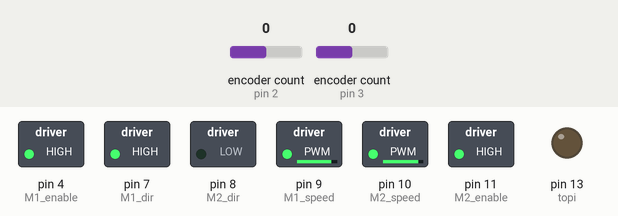
Simulated run of this sketch. Board: Arduino Uno, built with avr-gcc and run on an emulated ATmega328P. Parts: switched loads named in the sketch (green lamp = pin HIGH), output pins drawn as LEDs (lit = HIGH). The inputs (shaded band) are chosen by the test bench; at power-on: encoder count (sensors on pin 2, pin 3) 0. What the sketch prints to the serial monitor is not drawn.

Above: at 0.1 s.
Timing chart, 0 to 1.6 s (numbered marks = the images above):
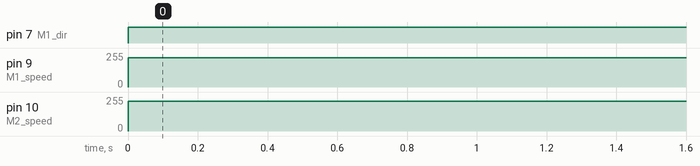

Measured:
- by itself, pin 7 (M1_dir): LOW → HIGH at 0.00 s
- by itself, pin 9 (M1_speed): 0/255 → 218/255 at 0.00 s
- by itself, pin 10 (M2_speed): 0/255 → 225/255 at 0.00 s

The sketch:

target_d_a.ino
```cpp
//included libraries
#include <Encoder.h>
#include <Wire.h>
//given angle and distance targets
double target_d = 120 * 0.9;
double target_a = 180;

//current angle and position
double current_dtot = 0;
double current_a = 0;

//variables for distance controller
double kp = 1.2;
double ki = 0;
double kp1 = 0;
double kp2 = 0;
double u = 0;
double u1 = 0;
double u2 = 0;
double e = 0;

//variables for angle controller
double kpa = 0.1;
double kia = 0;
double ua = 0;
double offset = 0;
double ts = 0;
double tc = 0;
double e_a = 0;

//variables for motor 1 power and encoder
const double mFudge = 0.97;
const int maxPWM = 225;
const int input_A1 = 3;
const int input_B1 = 6;
const int M1_dir = 7;
const int M1_speed = 9;
const int M1_enable = 4;
const int M1_count = 0;
int M1_zero = 0;
double current_d1 = 0;
Encoder wheel1(input_A1, input_B1);

//variables for motor 1 control
int dir1 = 0;
int pwm1 = 0;
double i = 0;
int pwmoffset = 0;

//variables for motor 2 power and encoder
const int input_A2 = 2;
const int input_B2 = 5;
const int M2_dir = 8;
const int M2_speed = 10;
const int M2_enable = 11;
const int M2_count = 0;
int M2_zero = 0;
double current_d2 = 0;
Encoder wheel2(input_A2, input_B2);

//variables for motor 2 control
int pwm2 = 0;
int dir2 = 0;

//pin assignments for camera and pi
const int camera = 12;
const int topi = 13;

//variables for calculations
double fullroto = 3200;
double r = 2.87;
int prevCount1 = 0;
int currentCount1 = 0;
int prevCount2 = 0;
int currentCount2 = 0;
const double d_between = 13.3;  //13.3< x<13.6
bool ang = false;

void setup() {
  //configuring pins for motors and encoders
  pinMode(M1_speed, OUTPUT);
  pinMode(M1_dir, OUTPUT);
  pinMode(M1_enable, OUTPUT);
  digitalWrite(M1_enable, HIGH);

  pinMode(M2_speed, OUTPUT);
  pinMode(M2_dir, OUTPUT);
  pinMode(M2_enable, OUTPUT);
  digitalWrite(M2_enable, HIGH);

  //configuring pins to communicate to camera and pi
  pinMode(topi, OUTPUT);
  pinMode(camera, INPUT);

  //zero values at start
  current_dtot = 0;
  current_a = 0;
  M1_zero = wheel1.read();
  M2_zero = wheel2.read();

  Serial.begin(31250);
}

void loop() {
  if (!ang) {
    currentCount1 = wheel1.read() * -1;
    currentCount2 = wheel2.read();
    current_d1 = 2 * PI * r * (currentCount1 - M1_zero) * (1 / fullroto);
    current_d2 = 2 * PI * r * (currentCount2 - M2_zero) * (1 / fullroto);
    current_a = ((current_d1 - current_d2) / d_between) * (180 / PI);
    e_a = target_a - current_a;
    e = target_d;
    offset = kpa * e_a;

    if (offset > 0) {
      dir1 = 1;
      dir2 = 0;
    } else {
      dir1 = 0;
      dir2 = 1;
    }

    pwmoffset = abs((offset / 8) * 255);
    if (pwmoffset < 50) pwmoffset = 50;
    pwm1 = round((pwmoffset / 2) * mFudge);
    pwm2 = pwmoffset / 2;
    if (pwm1 > maxPWM*mFudge) {
      pwm1 = round(maxPWM*mFudge);
    }
    if (pwm2 > maxPWM) {
      pwm2 = maxPWM;
    }
    if (abs(e_a) <= 0.1) {
      delay(500);
      ang = true;
      M1_zero = wheel1.read() * -1;
      M2_zero = wheel2.read();
      pwm1 = 0;
      pwm2 = 0;
      current_d1 = 0;
      current_d2 = 0;
    }
  }

  if (ang) {
    currentCount1 = wheel1.read() * -1;
    currentCount2 = wheel2.read();
    current_d1 = 2 * PI * r * (currentCount1 - M1_zero) * (1 / fullroto);
    current_d2 = 2 * PI * r * (currentCount2 - M2_zero) * (1 / fullroto);
    Serial.print(current_d1);
    Serial.print('\t');
    Serial.print(current_d2);
    Serial.print('\t');
    current_dtot = (current_d1 + current_d2) / 2;
    e = target_d - current_dtot;

    //using controller values to get voltage output
    // i = i + ts * e;
    u = kp * e;

    //determine if u value means forwards or backwards
    if (u < 0) {
      dir1 = 0;
    } else {
      dir1 = 1;
    }
    dir2 = dir1;

    //limit pwm to max 255             ISSUES WITH INDIVDUAL PWMS


    //redo with individual controllers
    pwm2 = abs(((u / 8) * 255));
    pwm1 = round(pwm2  * mFudge);
    if (pwm1 > maxPWM) {
      pwm1 = round(maxPWM*mFudge);
    }
    if (pwm2 > maxPWM) {
      pwm2 = maxPWM;
    }
  }

  //recalculating
  ts = (millis() / 1000) - tc;
  tc = millis() / 1000;
  prevCount1 = currentCount1;
  prevCount2 = currentCount2;
  analogWrite(M1_speed, pwm1);
  analogWrite(M2_speed, pwm2);
  digitalWrite(M1_dir, dir1);
  digitalWrite(M2_dir, dir2);

  Serial.print(e_a);
  Serial.print("\t");
  Serial.print(e);
  Serial.print("\t");
  Serial.print(target_a);
  Serial.print("\t");
  Serial.print(current_a);
  Serial.print("\t");
  Serial.print(pwm1);
  Serial.print("\t");
  Serial.println(pwm2);
  // Serial.print("\t");
  //Serial.println(current_dtot);
  // Serial.print(currentCount1);
  // Serial.print("\t");
  // Serial.println(currentCount2);
  delay(25);  //GET BETTER DELAY VALUE
}
```
